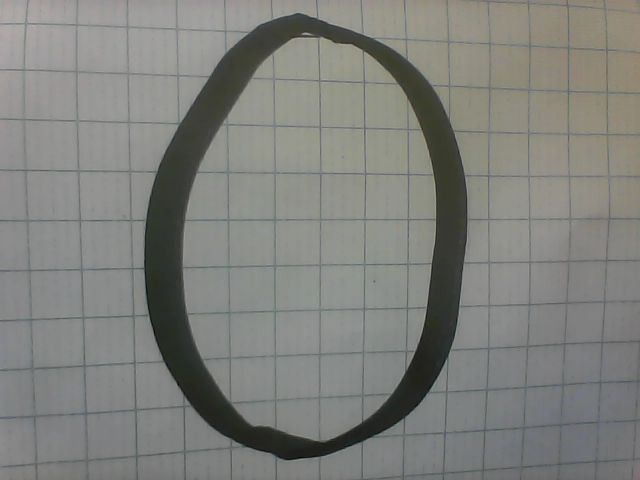
#> input picture Colab/Images/Hand-written_digits/[0][photo_0].jpg, 640 x 480 px, found by its file name; its folder holds only this picture in this run
$ jupyter execute --allow-errors Recognizing_hand_written_digits.ipynb
#> lines starting #> are read from the running program, lines starting #| are printed output that depends on the picture; after the words box and inside, x2 and y2 are one past the last pixel; in counts of white or black regions, pixels touching at a corner belong together
<a href="https://colab.research.google.com/github/caohungphu/CS114.L21/blob/main/Colab/Recognizing_hand_written_digits.ipynb" target="_parent"></a>

<h1 align="center"><b>CS114.L21 - MÁY HỌC - MACHINE LEARNING</b></h1>
<h1 align="center"><b>BÀI TẬP COLAB SỐ 01 (12/04/2021)</b></h1>

## **1. YÊU CẦU:**
- **Yêu cầu code**: tạo một notebook colab với các đoạn code và chú thích cần thiết để thực hiện công việc sau:
    + Train model cho bài toán hand-written digits recognition theo example của sklearn: https://scikit-learn.org/stable/auto_examples/classification/plot_digits_classification.html#sphx-glr-auto-examples-classification-plot-digits-classification-py
    + Truy cập webcam của máy tính từ colab.
    + Chụp ảnh một tờ giấy đang được giơ ra trước webcam
    + Nhận dạng xem chữ số đang viết trên tờ giấy là số mấy.

- **Yêu cầu phân tích**: Thông qua thực nghiệm chạy thử nhiều lần trả lời các câu hỏi sau
    + Kết quả chạy thực tế với webcam của laptop và giấy viết tay của các bạn có tốt không?
    + Nhìn vào đâu để kết luận là tốt hay không?
    + Nếu không tốt thì lý do tại sao?
    + Nếu tốt thì tiếp theo có thể dùng model digits recognition này vào các bài toán phức tạp hơn như nhận dạng biển số nhà không?

## **2. NHÓM THỰC HIỆN**
- Cao Hưng Phú - 19520214 - 19520214@gm.uit.edu.vn
- Nguyễn Thành Công - 19521294 - 19521294@gm.uit.edu.vn
- Trần Huỳnh Kỳ Anh - 19521216 - 19521216@gm.uit.edu.vn

## **3. LINK GITHUB**
- Link GitHub nhóm: https://github.com/caohungphu/CS114.L21/
- Link GitHub bài làm: [Recognizing_hand-written_digits.ipynb](https://github.com/caohungphu/CS114.L21/blob/main/Colab/Recognizing_hand_written_digits.ipynb)
- Link GitHub ảnh chữ viết tay: [Hand-written_digits](https://github.com/caohungphu/CS114.L21/tree/main/Colab/Images/Hand-written_digits)

## **4. SOURCE CODE**

### **4.1. Nguồn tham khảo**
1. Dataset, training: https://scikit-learn.org/stable/auto_examples/classification/plot_digits_classification.html#sphx-glr-auto-examples-classification-plot-digits-classification-py
2. SVC Parameters: https://scikit-learn.org/stable/modules/generated/sklearn.svm.SVC.html
3. Camera Capture: [Google Colab](https://colab.research.google.com/#snippetFileIds=%2Fv2%2Fexternal%2Fnotebooks%2Fsnippets%2Fadvanced_outputs.ipynb&snippetQuery=Camera%20Capture)
4. Smoothing Images: https://docs.opencv.org/master/d4/d13/tutorial_py_filtering.html
5. Thresholding Images(Ostu's Method): https://opencv-python-tutroals.readthedocs.io/en/latest/py_tutorials/py_imgproc/py_thresholding/py_thresholding.html
6. ImageOps: https://pillow.readthedocs.io/en/3.0.x/reference/ImageOps.html
7. OpenCV-resize: https://www.pyimagesearch.com/2021/01/20/opencv-resize-image-cv2-resize/
8. Pyplot.imshow: https://matplotlib.org/stable/api/_as_gen/matplotlib.pyplot.imshow.html
9. Crop with contour: https://stackoverflow.com/questions/44588279/find-and-draw-the-largest-contour-in-opencv-on-a-specific-color-python

### **4.2. Code**

#### **4.2.1. Thêm thư viện, kiểm tra và tiền xử lý dữ liệu**

[cell 1]
# Nguồn: Mục 4.1, STT:1

# Author: Gael Varoquaux <gael dot varoquaux at normalesup dot org>
# License: BSD 3 clause

# Standard scientific Python imports
import matplotlib.pyplot as plt

# Import datasets, classifiers and performance metrics
from sklearn import datasets, svm, metrics
from sklearn.model_selection import train_test_split

# Numpy
import numpy as np

[cell 2]
# Nguồn: Mục 4.1, STT:1

# Đọc dữ liệu từ dataset
digits = datasets.load_digits()

_, axes = plt.subplots(nrows=1, ncols=4, figsize=(10, 3))
for ax, image, label in zip(axes, digits.images, digits.target):
    ax.set_axis_off()
    ax.imshow(image, cmap=plt.cm.gray_r, interpolation='nearest')
    ax.set_title('Training: %i' % label)

_, axes = plt.subplots(nrows=1, ncols=4, figsize=(10, 3))
for ax, image, label in zip(axes, digits.images, digits.target):
    ax.set_axis_off()
    ax.imshow(image)
    ax.set_title('Training: %i' % label)
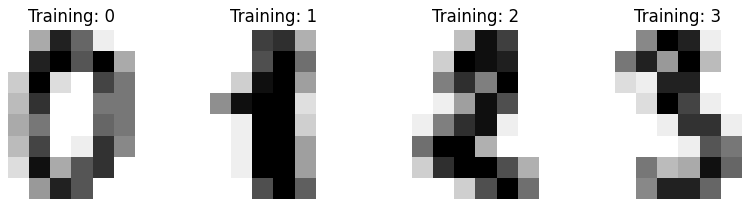
#> figure drawn by matplotlib, 4 panels
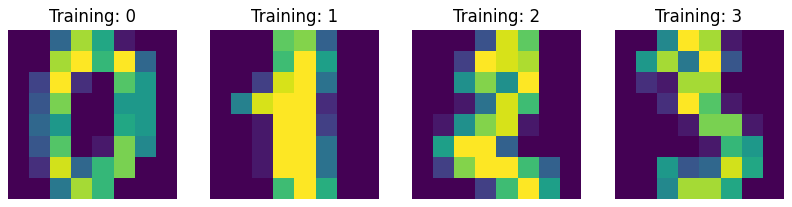
#> figure drawn by matplotlib, 4 panels

[cell 3]
# Đọc sơ bộ dữ liệu xem có thông tin như thế nào
for i in range(3):
  print("=> Image", i + 1, ": ")
  print("- Matrix:", digits.images[i])
  print("- Size: ", digits.images[i].shape)
  print("- Min: ", np.min(digits.images[i]))
  print("- Max: ", np.max(digits.images[i]))

- Sau khi đọc thử một vài ảnh, nhóm em nhận thấy:
  + Ảnh là các ma trận 8x8
  + Các phần tử trong mỗi ảnh trong khoảng [0, 16]
- Nhóm em tiến hành chuyển chúng về trong khoảng [0, 1] để lúc sau phân loại chính xác hơn

[cell 4]
# Chuyển giá trị các điểm ảnh về trong khoảng [0, 1]

# Dùng np.max() để tìm giá trị điểm ảnh lớn nhất trong ảnh để đảm bảo các giá trị trả về trong khoảng [0, 1]
for x in digits.images:
   x /= np.max(x)

# Kiểm tra lại bộ dữ liệu xem đã được chỉnh sửa hay chưa
for i in range(3):
  print("=> Image", i + 1, ": ")
  print("- Matrix:", digits.images[i])

#### **4.2.2. Chia bộ dữ liệu và training**

- Sau khi tham khảo trên internet (Mục 4.1, STT: 2) thì nhóm em tiến hành:
  + Chia bộ dữ liệu theo tỉ lệ: 80% train, 20% test
  + Chọn tham số gần như tốt cho SVC là: C = 10; gamma = 0.1; kernel = 'rbf'

[cell 5]
# Nguồn: Mục 4.1, STT:1

# flatten the images
n_samples = len(digits.images)

data = digits.images.reshape((n_samples, -1))

# Create a classifier: a support vector classifier
clf = svm.SVC(C = 10, gamma = 0.1, kernel = 'rbf')

# Split data into 80% train and 20% test subsets
X_train, X_test, y_train, y_test = train_test_split(
    data, digits.target, test_size=0.2, shuffle=False)

# Learn the digits on the train subset
clf.fit(X_train, y_train)

# Predict the value of the digit on the test subset
predicted = clf.predict(X_test)

[cell 6]
# Nguồn: Mục 4.1, STT:1

# Xuất các ảnh có các giá trị đã predict để tự so sánh

_, axes = plt.subplots(nrows=1, ncols=4, figsize=(10, 3))
for ax, image, prediction in zip(axes, X_test, predicted):
    ax.set_axis_off()
    image = image.reshape(8, 8)
    ax.imshow(image, cmap=plt.cm.gray_r, interpolation='nearest')
    ax.set_title(f'Prediction: {prediction}')
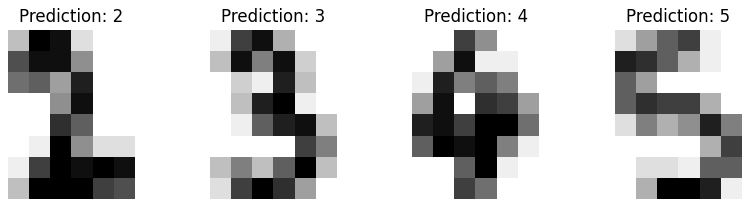
#> figure drawn by matplotlib, 4 panels

[cell 7]
# Nguồn: Mục 4.1, STT:1

# Xuất Confusion matrix

print(f"Classification report for classifier {clf}:\n"
      f"{metrics.classification_report(y_test, predicted)}\n")

#> (the rest of this cell did not finish here and is left out)

- Sau khi training xong, nhận được kết quả khá khả quan **96%** nên nhóm bắt đầu tiến hành thử nghiệm với máy ảnh

#### **4.2.3. Đọc dữ liệu từ máy ảnh**

[cell 8]
# Nguồn: Mục 4.1, STT:3

from IPython.display import display, Javascript
from google.colab.output import eval_js
from base64 import b64decode

def take_photo(filename='photo.jpg', quality=0.8):
  js = Javascript('''
    async function takePhoto(quality) {
      const div = document.createElement('div');
      const capture = document.createElement('button');
      capture.textContent = 'Capture';
      div.appendChild(capture);

      const video = document.createElement('video');
      video.style.display = 'block';
      const stream = await navigator.mediaDevices.getUserMedia({video: true});

      document.body.appendChild(div);
      div.appendChild(video);
      video.srcObject = stream;
      await video.play();

      // Resize the output to fit the video element.
      google.colab.output.setIframeHeight(document.documentElement.scrollHeight, true);

      // Wait for Capture to be clicked.
      await new Promise((resolve) => capture.onclick = resolve);

      const canvas = document.createElement('canvas');
      canvas.width = video.videoWidth;
      canvas.height = video.videoHeight;
      canvas.getContext('2d').drawImage(video, 0, 0);
      stream.getVideoTracks()[0].stop();
      div.remove();
      return canvas.toDataURL('image/jpeg', quality);
    }
    ''')
  display(js)
  data = eval_js('takePhoto({})'.format(quality))
  binary = b64decode(data.split(',')[1])
  with open(filename, 'wb') as f:
    f.write(binary)
  return filename

#### **4.2.4. Các hàm xử lí ảnh, dự đoán và hiển thị**

[cell 9]
# Thêm các thư viện cần thiết
import os
import cv2
import numpy as np
import matplotlib.pyplot as plt
from PIL import Image, ImageOps

# Hàm chuyển ảnh về chữ đen, nền trắng
def getBlackWhiteImage(input, output):
    # Đọc ảnh với thư viện OpenCV và chuyển về ảnh mức xám (GrayScale)
#> called with output = 'temp_b.jpg'
    image = cv2.imread(input, cv2.IMREAD_GRAYSCALE)
    # Làm mịn hình ảnh với cv2.GaussianBlur
    image_blur = cv2.GaussianBlur(image, (5, 5), 0)
    # Chuyển ảnh về chữ đen, nền trắng theo ngưỡng của phương thức Ostu (Mục 4.1, STT: 5)
    ret, ostu_thresh = cv2.threshold(image_blur, 127, 255, cv2.THRESH_BINARY + cv2.THRESH_OTSU)
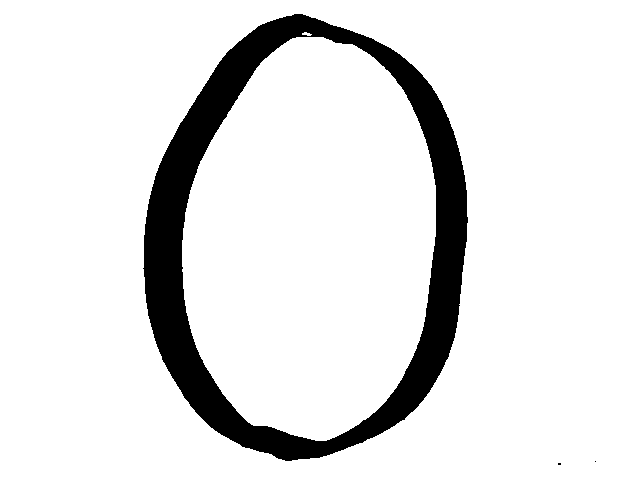
#> ostu_thresh: shape (480, 640); 89.3% white; 3 black regions (2 under 20 px), largest, box (x1, y1, x2, y2) and area: (143, 14, 468, 461) 32937
#> ret = 95
    # Lưu ảnh chữ trắng, nền đen
    cv2.imwrite(output, ostu_thresh)
    # Trả về tên file ảnh chữ đen, nền trắng
    return output

# Hàm chuyển ảnh từ 'chữ đen, nền trắng' sang 'chữ trắng, nền đen'
def convertWhiteBlackImage(input, output):
    # Đọc ảnh với thư viện PIL
#> called with input = 'temp_b.jpg', output = 'temp_w.jpg'
    image = Image.open(input)
#> image: PIL image 640x480 L
    # Dùng ImageOps.invert để chuyển đổi 'chữ đen, nền trắng' sang 'chữ trắng, nền đen' (Mục 4.1, STT: 6)
    image_result = ImageOps.invert(image)
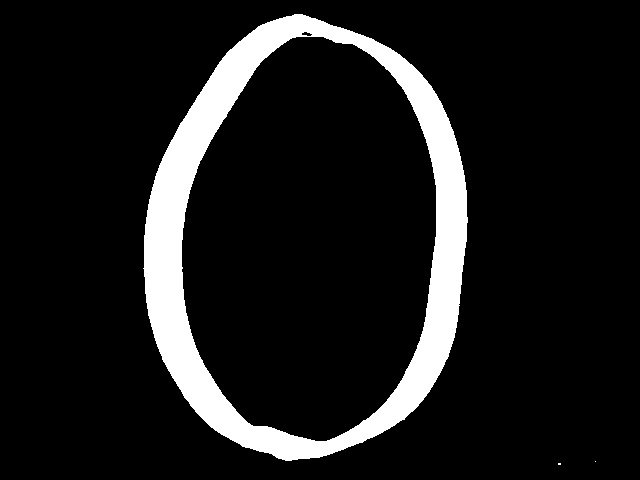
#> image_result: PIL image 640x480 L; min 0, max 255, mean 27.3
    # Lưu ảnh đã invert
    image_result.save(output)
    # Trả về tên file ảnh 'chữ trắng, nền đen'
    return output

# Hàm cropping ảnh bỏ phần thừa (Nguồn: Mục 4.1, STT: 9)
def cropImage(input, output):
    # Đọc ảnh với thư viện OpenCV
    img = cv2.imread(input)
    # Chuyển ảnh từ BRG về GRAY
    gray = cv2.cvtColor(img,cv2.COLOR_BGR2GRAY)
    # Dùng threshold để làm ảnh thành đen trắng
    ret, thresh = cv2.threshold(gray,127,255,cv2.THRESH_BINARY_INV+cv2.THRESH_OTSU)
    # Dùng findContours để tìm các vùng
    contours, hierarchy = cv2.findContours(thresh, mode=cv2.RETR_TREE, method=cv2.CHAIN_APPROX_NONE)
    # Tìm contour lớn nhất rồi crop ảnh
    contour_sizes = [(cv2.contourArea(contour), contour) for contour in contours]
    biggest_contour = max(contour_sizes, key=lambda x: x[0])[1]
    x,y,w,h = cv2.boundingRect(biggest_contour)
    if (w<h):
        x -= int((h-w)/2)
        w = h
    elif (w>h):
        y -= int((w-h)/2)
        h = w
    if x<0 or y<0:
        x,y,w,h = cv2.boundingRect(biggest_contour)
    img_ = cv2.rectangle(gray,(x,y),(x+w,y+h),(0,255,0),0)
    crop = img_[y:y+h, x:x+w]
    # Lưu ảnh vào output
    cv2.imwrite(output, crop)
    # Trả về tên file output
    return output

# Hàm thay đổi kích thước ảnh sang 8x8
def resizeImage(input, output):
    # Đọc ảnh với thư viện OpenCV và chuyển về ảnh mức xám
#> called with input = 'temp_w.jpg', output = 'temp_8x8.jpg'
    image = cv2.imread(input, cv2.IMREAD_GRAYSCALE)
#> image: shape (480, 640)
#> (the rest of the program and of its run is left out)
